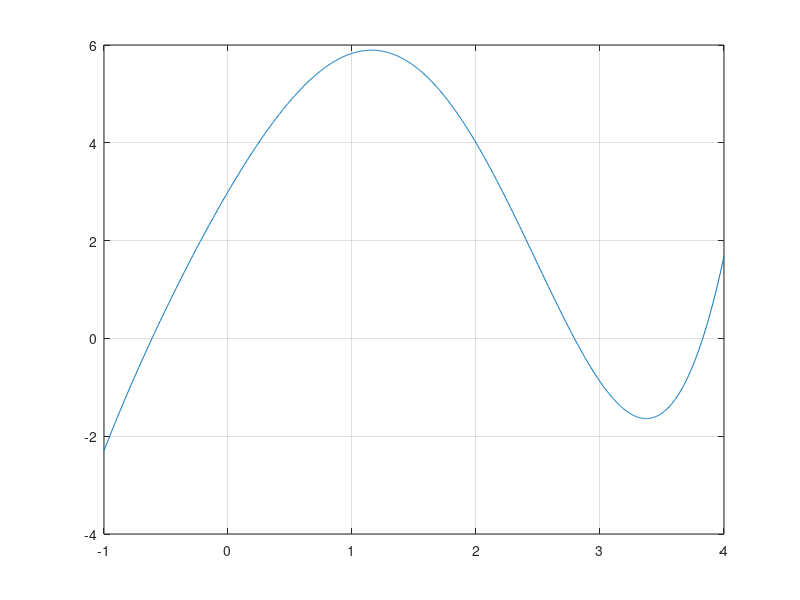

Source code (MATLAB):
clc; clear; close all; pause(0.5)

x = linspace(-1,4,1000) ;
g = x.^3 - 3.*x.^2 + 5.*x.*sin((pi.*x./4)-(5.*pi/3)) + 3 ;
plot(x,g)
grid on